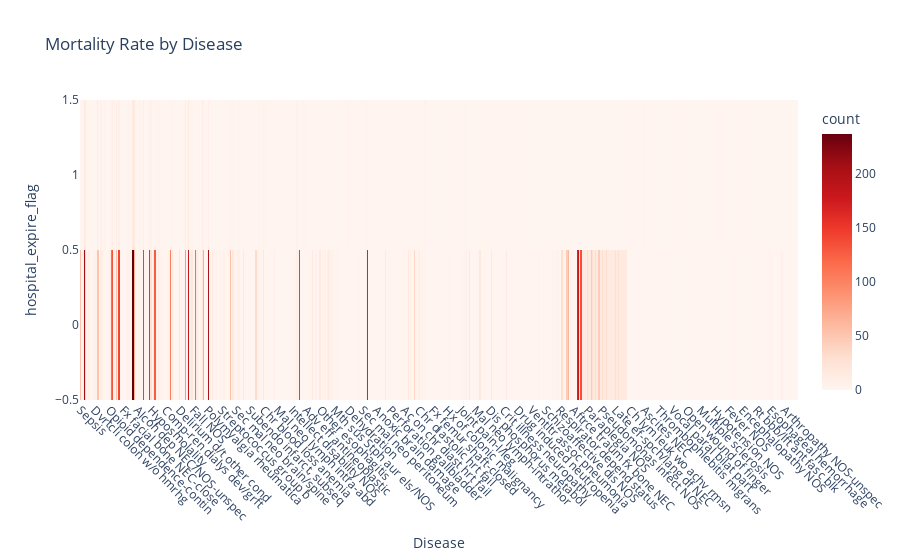

Notebook code for this chart:
### Code cell
# Create a heatmap
fig = px.density_heatmap(
    mortality_diseases,
    x="short_title",
    y="hospital_expire_flag",
    title="Mortality Rate by Disease",
    labels={"short_title": "Disease", "mortality_rate": "Mortality Rate"},
    color_continuous_scale=px.colors.sequential.Reds
)

fig.update_layout(xaxis_tickangle=45)  # Rotate x-axis labels for readability
fig.show()

### Figure 1 — Plotly figure (JSON) as saved in the notebook; plotly's stock layout.template omitted (floating-point values rounded to 4 significant figures; data arrays with more than 128 entries replaced by an {"elided": "..."} marker saying what was removed)
{"data": [{"coloraxis": "coloraxis", "hovertemplate": "Disease=%{x}<br>hospital_expire_flag=%{y}<br>count=%{z}<extra></extra>", "name": "", "type": "histogram2d", "x": {"elided": "5891 str values"}, "xaxis": "x", "xbingroup": "x", "y": {"elided": "5891 int values"}, "yaxis": "y", "ybingroup": "y"}], "layout": {"coloraxis": {"colorbar": {"title": {"text": "count"}}, "colorscale": [[0, "rgb(255,245,240)"], [0.125, "rgb(254,224,210)"], [0.25, "rgb(252,187,161)"], [0.375, "rgb(252,146,114)"], [0.5, "rgb(251,106,74)"], [0.625, "rgb(239,59,44)"], [0.75, "rgb(203,24,29)"], [0.875, "rgb(165,15,21)"], [1, "rgb(103,0,13)"]]}, "legend": {"tracegroupgap": 0}, "title": {"text": "Mortality Rate by Disease"}, "xaxis": {"anchor": "y", "domain": [0, 1], "tickangle": 45, "title": {"text": "Disease"}}, "yaxis": {"anchor": "x", "domain": [0, 1], "title": {"text": "hospital_expire_flag"}}}}
